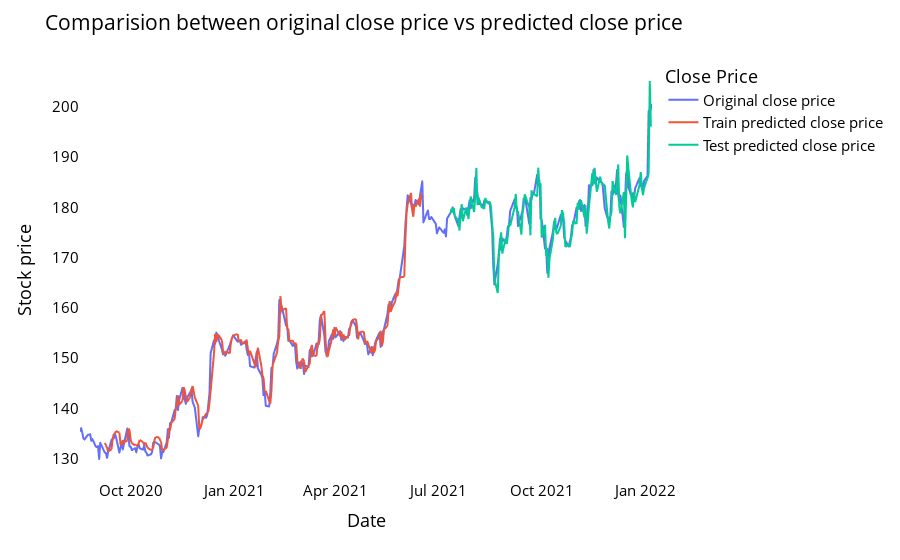

Notebook code cell kept with this figure:
### Code cell
look_back=time_step
trainPredictPlot = np.empty_like(closedf)
trainPredictPlot[:, :] = np.nan
trainPredictPlot[look_back:len(train_predict)+look_back, :] = train_predict
print("Train predicted data: ", trainPredictPlot.shape)

# shift test predictions for plotting
testPredictPlot = np.empty_like(closedf)
testPredictPlot[:, :] = np.nan
testPredictPlot[len(train_predict)+(look_back*2)+1:len(closedf)-1, :] = test_predict
print("Test predicted data: ", testPredictPlot.shape)

names = cycle(['Original close price','Train predicted close price','Test predicted close price'])


plotdf = pd.DataFrame({'Date': close_stock['Date'],
                       'original_close': close_stock['Close'],
                      'train_predicted_close': trainPredictPlot.reshape(1,-1)[0].tolist(),
                      'test_predicted_close': testPredictPlot.reshape(1,-1)[0].tolist()})

fig = px.line(plotdf,x=plotdf['Date'], y=[plotdf['original_close'],plotdf['train_predicted_close'],
                                          plotdf['test_predicted_close']],
              labels={'value':'Stock price','Date': 'Date'})
fig.update_layout(title_text='Comparision between original close price vs predicted close price',
                  plot_bgcolor='white', font_size=15, font_color='black', legend_title_text='Close Price')
fig.for_each_trace(lambda t:  t.update(name = next(names)))

fig.update_xaxes(showgrid=False)
fig.update_yaxes(showgrid=False)
fig.show()

### Figure 1 — Plotly figure (JSON) as saved in the notebook; plotly's stock layout.template omitted (floating-point values rounded to 4 significant figures; data arrays with more than 128 entries replaced by an {"elided": "..."} marker saying what was removed)
{"data": [{"hovertemplate": "variable=original_close<br>Date=%{x}<br>Stock price=%{y}<extra></extra>", "legendgroup": "original_close", "line": {"color": "#636efa", "dash": "solid"}, "marker": {"symbol": "circle"}, "mode": "lines", "name": "Original close price", "showlegend": true, "type": "scattergl", "x": {"elided": "353 str values"}, "xaxis": "x", "y": {"elided": "353 float values"}, "yaxis": "y"}, {"hovertemplate": "variable=train_predicted_close<br>Date=%{x}<br>Stock price=%{y}<extra></extra>", "legendgroup": "train_predicted_close", "line": {"color": "#EF553B", "dash": "solid"}, "marker": {"symbol": "circle"}, "mode": "lines", "name": "Train predicted close price", "showlegend": true, "type": "scattergl", "x": {"elided": "353 str values"}, "xaxis": "x", "y": {"elided": "353 float values"}, "yaxis": "y"}, {"hovertemplate": "variable=test_predicted_close<br>Date=%{x}<br>Stock price=%{y}<extra></extra>", "legendgroup": "test_predicted_close", "line": {"color": "#00cc96", "dash": "solid"}, "marker": {"symbol": "circle"}, "mode": "lines", "name": "Test predicted close price", "showlegend": true, "type": "scattergl", "x": {"elided": "353 str values"}, "xaxis": "x", "y": {"elided": "353 float values"}, "yaxis": "y"}], "layout": {"autosize": true, "font": {"color": "black", "size": 15}, "legend": {"title": {"text": "Close Price"}, "tracegroupgap": 0}, "margin": {"t": 60}, "plot_bgcolor": "white", "title": {"text": "Comparision between original close price vs predicted close price"}, "xaxis": {"anchor": "y", "autorange": true, "domain": [0, 1], "range": ["2020-08-17", "2022-01-07"], "showgrid": false, "title": {"text": "Date"}, "type": "date"}, "yaxis": {"anchor": "x", "autorange": true, "domain": [0, 1], "range": [125.8, 209.3], "showgrid": false, "title": {"text": "Stock price"}, "type": "linear"}}}
